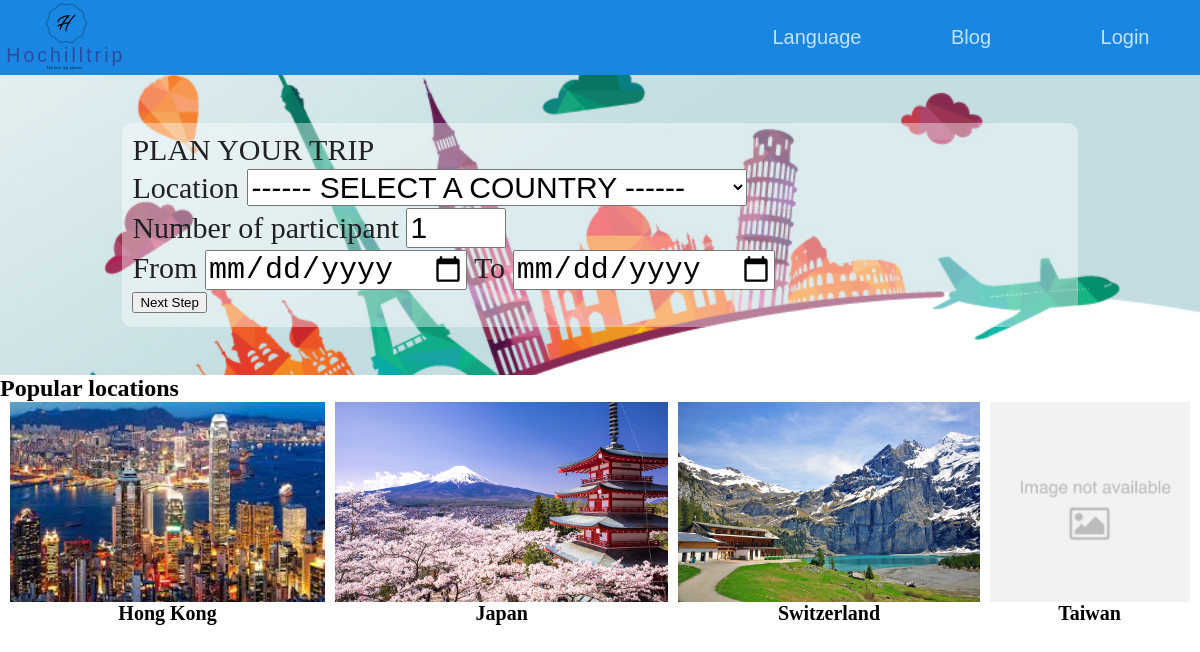
The page /home on the database its author committed.
### tables this page shows
CREATE TABLE `country` (
  `countryID` int(11) NOT NULL,
  `EN` varchar(32) NOT NULL,
  `ZH` varchar(32) NOT NULL
);

### html_start_text.php (called while the page is built, shortened)
<?php
    if (isset($required)) {
        if ($_SESSION["lang"] == "EN") {
            $html_start_text["login"] = "Login";
            $html_start_text["blog"] = "Blog";
            $html_start_text["myaccount"] = "My Account";
            $html_start_text["myplan"] = "My Plan";
            $html_start_text["setting"] = "Setting";
            $html_start_text["unban"] = "Unban user";
            $html_start_text["logout"] = "Logout";
            $html_start_text["language"] = "Language";
        } else if ($_SESSION["lang"] == "ZH") {
            $html_start_text["login"] = "登入";
            $html_start_text["blog"] = "探索行程";
            $html_start_text["myaccount"] = "我的帳戶";
            $html_start_text["myplan"] = "我的行程";
            $html_start_text["setting"] = "設定";
            $html_start_text["unban"] = "解除封鎖用家";
            $html_start_text["logout"] = "登出";
            $html_start_text["language"] = "語言";
        }
    }
?>

### home_text.php (called while the page is built, shortened)
<?php
    if (isset($required)) {
        if ($_SESSION["lang"] == "EN") {
            $home_text["plantrip"] = "PLAN YOUR TRIP";
            $home_text["country"] = "Location";
            $home_text["selectcountry"] = "------ SELECT A COUNTRY ------";
            $home_text["participant"] = "Number of participant";
            $home_text["from"] = "From";
            $home_text["to"] = "To";
            $home_text["transport"] = "I will travel by transport in this trip.";
            $home_text["nextstep"] = "Next Step";
            $home_text["popularcountries"] = "Popular locations";
        } else if ($_SESSION["lang"] == "ZH") {
            $home_text["plantrip"] = "計劃你的行程";
            $home_text["country"] = "地點";
            $home_text["selectcountry"] = "--------------- 選擇城市 ---------------";
            $home_text["participant"] = "人數";
            $home_text["from"] = "由";
            $home_text["to"] = "到";
            $home_text["transport"] = "我會使用交通工具";
            $home_text["nextstep"] = "下一步";
            $home_text["popularcountries"] =  "熱門地點";
        }
    }
?>

### home.php (the view, shortened to what this page needs)
<?php $required=1; require("html_start.php"); require("home_text.php"); require("database.php");?>
<div id="banner_container">
    <table style="width:100%; height:100%;text-align:center;">
            <tr><td>
        <div id="banner_content">
        <div>
            <form id="createPlanFrm">
                <formline><?php echo $home_text["plantrip"]?></formline>
                <formline><?php echo $home_text["country"] ?>
                    <select style="width:500px">
                        <option value='0'><?php echo $home_text["selectcountry"]?></option>
                    </select>
                </formline>
                <formline><?php echo $home_text["participant"]?> <input type="number" style="width:100px" value="1"></formline>
                <formline><?php echo $home_text["from"]?> <input type="date" data="start"> <?php echo $home_text["to"]?> <input type="date" data="end"></formline>
                <button><?php echo $home_text["nextstep"]?></button>
            </form>
        </div>
</div>
</td></tr>
</table>
</div>
<div id="popular_country">
    <h2><?php echo $home_text["popularcountries"]?></h2>
    <center>
        <?php
            $sql = "SELECT country.countryID,".$_SESSION["lang"]." AS name, EN from country left join plan on country.countryID = plan.countryID and state = 2 group by country.countryid order by count(country.countryid) DESC, EN";
            $result = $conn->query($sql);
            if ($result->num_rows > 0) {
                echo "<div class='drag'>";
                while($row = $result->fetch_assoc()) {
                    echo
                        "<div data='".$row["countryID"]."'>".
                            "<img src='imgs/country/".$row["EN"].".jpg'><br>".
                            "<b style='cursor: pointer'>".$row["name"]."</b>".
                        "</div>";
                }
                echo "</div>";
            }
        ?>
    </center>
</div>
<?php $conn->close();require("html_end.php");?>

### html_start.php (shortened to what this page needs)
<?php if (!isset($required)) {
    require("404.php");
} else {
    require("html_start_text.php");
?>
<html>
    <head>
    <link rel="stylesheet" type="text/css" href="css/style.css">
    <link rel="stylesheet" type="text/css" href="css/quillsnow.css">
    </head>
    <body>
        <div id="menu">
            <a href="/fyp/"><img id="icon" src="imgs/hochilltrip_logo.svg" height="75px"></a>
            <div class="menu_item ch_lang"><?php echo $html_start_text["language"]?>
            </div>
            <a class="menu_item" href="blog"><?php echo $html_start_text["blog"]?></a>
            <?php if (isset($_SESSION["userid"])) {?>
                <div class="menu_item menu_ac"><?php echo $html_start_text["myaccount"]?>
                    <div class="menu_ac_dropdown">
                        <a class="dropdown_item" href="myplan"><?php echo $html_start_text["myplan"]?></a>
                        <a class="dropdown_item" href="setting"><?php echo $html_start_text["setting"]?></a>
                        <?php if(isset($_SESSION["admin"])) {?>
                            <a class="dropdown_item" href="unbanuser"><?php echo $html_start_text["unban"]?></a>
                        <?php }?>
                        <span class="dropdown_item logout"><?php echo $html_start_text["logout"]?></span>
                        <div style="background-color: white; width: 8px;height:8px;position:absolute;top:-3; left:71 ; transform: rotateZ(45deg);"></div>
                    </div>
                </div>
            <?php } else {?>
                <a href="login" class="menu_item"><?php echo $html_start_text["login"]?></a>
            <?php } ?>
        </div>
        <center><div id="main">
<?php }?>

### html_end.php (shortened to what this page needs)
<?php if (!isset($required)) {
    require("404.php");
} else {?>
        </div></center>
    </body>
</html>
<?php
    }
?>

### css/style.css (style rules this page uses)
h2 { word-break: break-word; }
a { text-decoration: inherit; cursor: pointer; color: black; }
body { margin: 0; overflow-y: hidden; overflow-x: auto; width: 100%; height: 100%; background-color: #a8e3ff; min-width:590; }
div { box-sizing: border-box; }
form { margin-bottom: 0; }
input, button { outline: none; }
button { cursor: pointer; }
#menu { width:100%; height: 75px; background-color: #1986E1; position: absolute;; text-align: right; z-index: 20; min-width:590; }
#icon { float: left; }
.menu_item { display:inline-block; position: relative; line-height: 75px; color:#c2E2FD; width:150px; text-align: center; font-size: 20px; font-family: 'Franklin Gothic Medium', 'Arial Narrow', Arial, sans-serif; vertical-align: top; }
#main { top: 75px; height: calc(100% - 75px); position: relative; overflow-y: auto; max-width: 1920px; text-align: left; background-color: white; }
#banner_container { height:300px; position: relative; background-image: url("../imgs/banner.jpg"); background-position: center; background-repeat: no-repeat; background-size: cover; }
#banner_content { display: inline-block; width:80%; font-size: 30px; color: #212121; text-align: left; }
#banner_content formline { display:block; margin-bottom: 2px; }
#banner_content button { margin-bottom: 12px; }
#banner_content select, #banner_content input { font-size: 30px; }
#banner_content div { padding: 10px; border-radius: 10px; background-color: rgba(255, 255, 255,0.4); position: relative; width:100%; padding-bottom: 2px; }
#popular_country center, #explore_places center { white-space: nowrap; overflow: hidden; }
.drag { cursor: grab; }
#popular_country div,#explore_places div { margin: 0 5 0 5; text-align: center; display: inline-block; font-size: 20px; }
#popular_country div img ,#explore_places div img { height: 200px; }

### css/quillsnow.css (style rules this page uses)
p, ol, ul, pre, blockquote, h1, h2, h3, h4, h5, h6 { margin: 0; padding: 0; counter-reset: list-1 list-2 list-3 list-4 list-5 list-6 list-7 list-8 list-9; }

### rows shown on the page
country: EN (picture), EN "Hong Kong"
country: EN (picture), EN "Japan"
country: EN (picture), EN "Switzerland"
country: shows a picture, EN "Taiwan"

### other values the page prints
$html_start_text["language"] "Language"
$html_start_text["blog"] "Blog"
$html_start_text["login"] "Login"
$home_text["plantrip"] "PLAN YOUR TRIP"
$home_text["country"] "Location"
$home_text["participant"] "Number of participant"
$home_text["from"] "From"
$home_text["to"] "To"
$home_text["nextstep"] "Next Step"
$home_text["popularcountries"] "Popular locations"
form field value "------ SELECT A COUNTRY ------"
